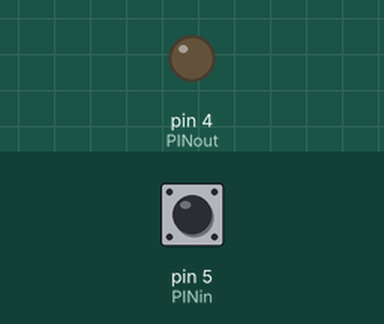
Recording of a sketch running on a simulated Arduino Uno, built with avr-gcc and run on an emulated ATmega328P. Parts: output pins drawn as LEDs (lit = HIGH). The test bench sets the inputs (shaded band); at power-on: pin 5 (PINin) HIGH.

Above: at 1.2 s.
1.3 s: pin 5 (PINin) pulled LOW for 0.15 s
At 1.37 s:
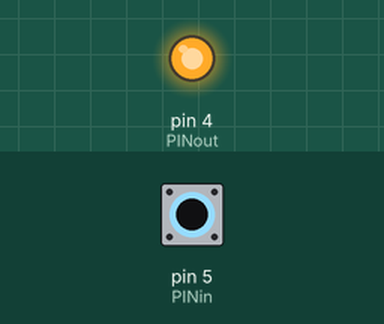
2.9 s: pin 5 (PINin) pulled LOW for 3.2 s
At 7.2 s:
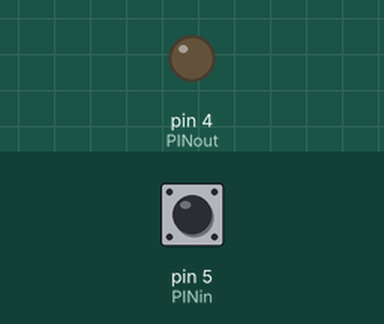
Timing chart, 0 to 8.7 s (numbered marks = the images above; inputs shaded):
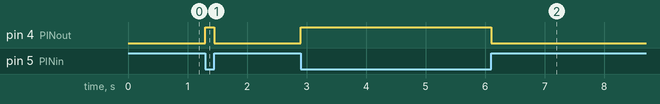

The sketch:

02_Push_Button_y_LED.ino
```cpp
const int PINout = 4; //El GPIO pin que usaremos para el led
const int PINin = 5; //EL GPIO pin que usaremos para el push button

void setup() {
  pinMode(PINin, INPUT_PULLUP); //Establecemos el GPIO pin 5 como entrada
  pinMode(PINout, OUTPUT); //Establecemos el GPIO pin 4 como salida
}

// La funcion loop corre infinitamente
bool Estado = 0;
void loop() {
  // Leemos constamentente el estatus del push button,
  // ya que usamos una configuracion PULL UP, el 0 es cuando presionamos el boton y 1 es cuando lo dejamos de presionar
  Estado = digitalRead(PINin);

  if(Estado==0)
    {
      digitalWrite(PINout, HIGH); //Mandamos un 1 logico a la salida
    }
  else
    {
      digitalWrite(PINout, LOW); //Mandamos un 0 logico a la salida
    }
}
```

Measured:
- after the input at 1.3 s, pin 4 (PINout): LOW → HIGH at once, → LOW 0.15 s later
- after the input at 2.9 s, pin 4 (PINout): LOW → HIGH at once, → LOW 3.2 s later
